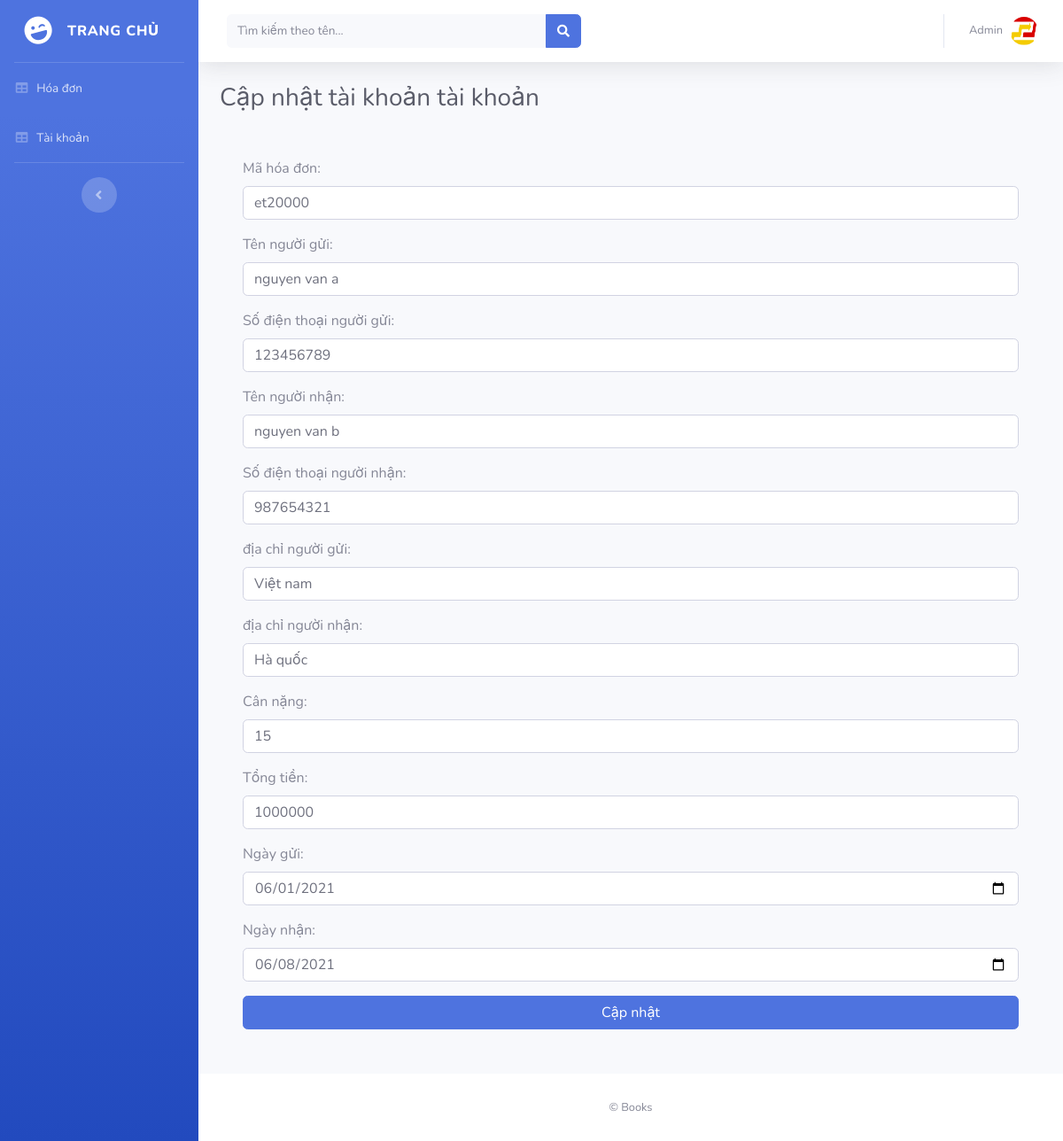
The page /admin/updatebill.php?id=1 (signed in) on the database its author committed.
### tables this page shows
CREATE TABLE `bill` (
  `customer_sendname` varchar(50) NOT NULL,
  `customer_sendtel` int(15) NOT NULL,
  `customer_receivername` varchar(50) NOT NULL,
  `customer_receivertel` int(15) NOT NULL,
  `customer_sendadr` varchar(200) NOT NULL,
  `customer_receiveradr` varchar(200) NOT NULL,
  `weight` float NOT NULL,
  `fee` float NOT NULL,
  `datesend` date NOT NULL,
  `datereceived` date NOT NULL,
  `id` int(50) NOT NULL,
  `bill_id` varchar(200) DEFAULT NULL,
  `idb` int(10) NOT NULL
);

### admin/updatebill.php (the view, shortened to what this page needs)
<?php
if (isset($_SESSION['userid']) && isset($_SESSION['username'])) {
?>
<!DOCTYPE html>
<html lang="en">
<head>
  <link href="vendor/fontawesome-free/css/all.min.css" rel="stylesheet" type="text/css">
  <link href="css/sb-admin-2.min.css" rel="stylesheet">
</head>
<body id="page-top">
  <div id="wrapper">
    <?php include("include/menu.php"); ?>
    <div id="content-wrapper" class="d-flex flex-column">
      <div id="content">
        <nav class="navbar navbar-expand navbar-light bg-white topbar mb-4 static-top shadow">
          <form class="d-none d-sm-inline-block form-inline mr-auto ml-md-3 my-2 my-md-0 mw-100 navbar-search">
            <div class="input-group">
              <input type="text" class="form-control bg-light border-0 small" placeholder="Tìm kiếm theo tên..." name="var" aria-label="Search" aria-describedby="basic-addon2" value="<?php if(isset($_GET['var'])) {echo $_GET['var'];} ?>">
              <div class="input-group-append">
                <button class="btn btn-primary" type="submit">
                  <i class="fas fa-search fa-sm"></i>
                </button>
              </div>
            </div>
          </form>
          <ul class="navbar-nav ml-auto">
            <li class="nav-item dropdown no-arrow">
              <a class="nav-link dropdown-toggle" href="#" id="userDropdown" role="button" data-toggle="dropdown" aria-haspopup="true" aria-expanded="false">
                <span class="mr-2 d-none d-lg-inline text-gray-600 small">Admin</span>
                <img class="img-profile rounded-circle" src="logo/title.png">
              </a>
            </li>
          </ul>
        </nav>
        <div class="container-fluid">
          <h1 class="h3 mb-4 text-gray-800">Cập nhật tài khoản tài khoản</h1>
        </div>
        <?php
                   $id=$_GET['id'];
                   $con=mysqli_connect("localhost","root","","pam");
                   $sel="SELECT * FROM bill WHERE idb='$id'";
                   $rk=$con->query($sel);
                   while($row=$rk->fetch_assoc()){
                  ?>
                 <form class="rt" action="updatebillfetch.php" method="post" class="po" enctype='multipart/form-data' name="form2" style="margin:50px 50px;">
        <div class="form-group">
                    <p><input type="hidden" name="id" value="<?php echo $id; ?>"</p>
                        <label>Mã hóa đơn:</label>
                        <input class="form-control"  type="text" name="bill_id" id="bill_id" placeholder="Nhập mã hóa đơn" value="<?php echo $row['bill_id']; ?>">
                    </div>
                    <div class="form-group">
                        <label>Tên người gửi: </label>
                        <input class="form-control"  type="text" name="customer_sendname" id="customer_sendname" placeholder="Nhập mã hóa đơn" value="<?php echo $row['customer_sendname']; ?>">
                    </div>
                    <div class="form-group">
                        <label>Số điện thoại người gửi: </label>
                        <input class="form-control"  type="number" name="customer_sendtel" id="customer_sendtel" placeholder="Nhập số điện thoại người gửi" value="<?php echo $row['customer_sendtel']; ?>">
                    </div>
                    <div class="form-group">
                        <label>Tên người nhận: </label>
                        <input class="form-control"  type="text" name="customer_receivername" id="customer_receivername" placeholder="Nhập tên người nhận " value="<?php echo $row['customer_receivername']; ?>">
                    </div>
                    <div class="form-group">
                        <label>Số điện thoại người nhận: </label>
                        <input class="form-control"  type="number" name="customer_receivertel" id="customer_receivertel" placeholder="Nhập số điện thoại người nhận" value="<?php echo $row['customer_receivertel']; ?>">
                    </div>
                    <div class="form-group">
                        <label>địa chỉ người gửi: </label>
                        <input class="form-control"  type="text" name="customer_sendadr" id="customer_sendadr" placeholder="Nhập địa chỉ người gửi:" value="<?php echo $row['customer_sendadr']; ?>">
                    </div>
                    <div class="form-group">
                        <label>địa chỉ người nhận: </label>
                        <input class="form-control"  type="text" name="customer_receiveradr" id="customer_receiveradr" placeholder="Nhập địa chỉ người nhận" value="<?php echo $row['customer_receiveradr']; ?>">
                    </div>
                    <div class="form-group">
                        <label>Cân nặng: </label>
                        <input class="form-control"  type="number" name="weight" id="weight" placeholder="Nhập Cân nặng" value="<?php echo $row['weight']; ?>">
                    </div>
                    <div class="form-group">
                        <label>Tổng tiền: </label>
                        <input class="form-control"  type="number" name="fee" id="fee" placeholder="Nhập Tổng tiền" value="<?php echo $row['fee']; ?>">
                    </div>
                    <div class="form-group">
                        <label>Ngày gửi: </label>
                        <input class="form-control"  type="date" name="datesend" id="datesend" placeholder="Nhập Ngày gửi" value="<?php echo $row['datesend']; ?>">
                    </div>
                    <div class="form-group">
                        <label>Ngày nhận: </label>
                        <input class="form-control"  type="date" name="datereceived" id="datereceived" placeholder="Nhập Ngày nhận" value="<?php echo $row['datereceived']; ?>">
                    </div>
                    <input type="submit" class="btn btn-primary btn-user btn-block" name="update" value="Cập nhật">
       </form>
       <?php } ?>
      </div>
      <footer class="sticky-footer bg-white">
        <div class="container my-auto">
          <div class="copyright text-center my-auto">
            <span> &copy; Books </span>
          </div>
        </div>
      </footer>
    </div>
  </div>
</body>
</html>
<?php
}else{
     header("Location: index.php");
     exit();
}
 ?>

### rows shown on the page
bill: bill_id "et20000", customer_sendname "nguyen van a", customer_sendtel "123456789", customer_receivername "nguyen van b", customer_receivertel "987654321", customer_sendadr "Việt nam", customer_receiveradr "Hà quốc", weight "15", fee "1000000", datesend "06/01/2021", datereceived "06/08/2021"
